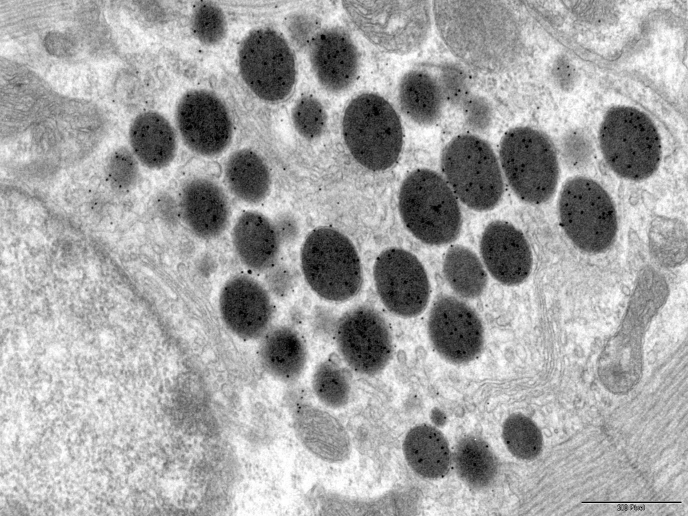
#> input picture images/ANP5.jpg, 1376 x 1032 px (shown at 1/2 size)
$ python detect_conturs_watershed_.py
#> lines starting #> are read from the running program, lines starting #| are printed output that depends on the picture; after the words box and inside, x2 and y2 are one past the last pixel; in counts of white or black regions, pixels touching at a corner belong together
import cv2
import imutils
import pandas

import numpy as np
import pandas as pd

from matplotlib import pyplot as plt


def detect_granulas(path, show=False):
#> called with path = 'images/ANP5.jpg', show = False
    granulas_data = {}
    img = cv2.imread(path)
#> img is the input picture: shape (1032, 1376, 3); min 0, max 255, mean 164.1
    # if img.shape[1] > 600:
    #     img = imutils.resize(img, width=600)
    gray = cv2.cvtColor(img, cv2.COLOR_BGR2GRAY)
    img_source = gray.copy()

    ret, thresh = cv2.threshold(gray, 0, 255, cv2.THRESH_BINARY_INV + cv2.THRESH_OTSU)
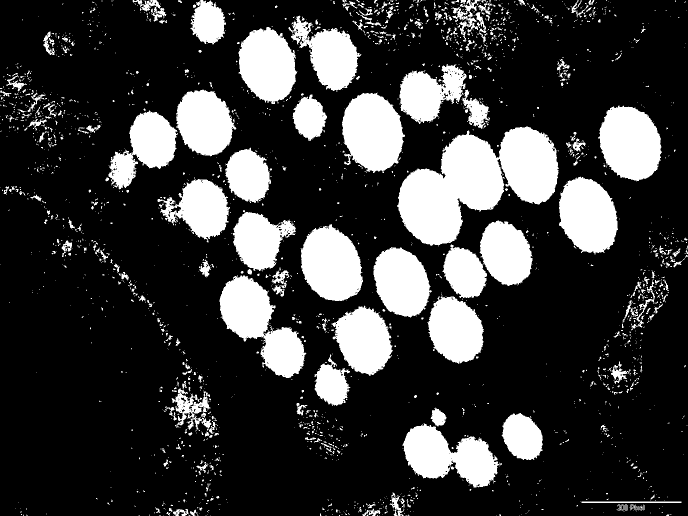
#> thresh: shape (1032, 1376) (shown at 1/2 size); 22.4% white; 2413 white regions (2092 under 20 px), largest, box (x1, y1, x2, y2) and area: (794, 253, 1118, 492) 42873, (439, 551, 613, 756) 16627, (684, 185, 810, 346) 14938
#> ret = 132

    # noise removal
    kernel = np.ones((3, 3), np.uint8)
    opening = cv2.morphologyEx(thresh, cv2.MORPH_OPEN, kernel, iterations=10)
#> opening: shape (1032, 1376); 18.5% white; 29 white regions, largest, box (x1, y1, x2, y2) and area: (798, 270, 1006, 488) 28385, (686, 188, 805, 341) 14553, (1200, 214, 1321, 359) 14123

    # sure background area
    sure_bg = cv2.dilate(opening, kernel, iterations=3)
#> sure_bg: shape (1032, 1376); 21.1% white; 25 white regions, largest, box (x1, y1, x2, y2) and area: (795, 252, 1118, 491) 46388, (886, 444, 1065, 596) 18285, (438, 552, 609, 754) 17961
    # Finding sure foreground area
    dist_transform = cv2.distanceTransform(opening, cv2.DIST_L2, 5)
    ret, sure_fg = cv2.threshold(dist_transform, 0.5 * dist_transform.max(), 255, 0)
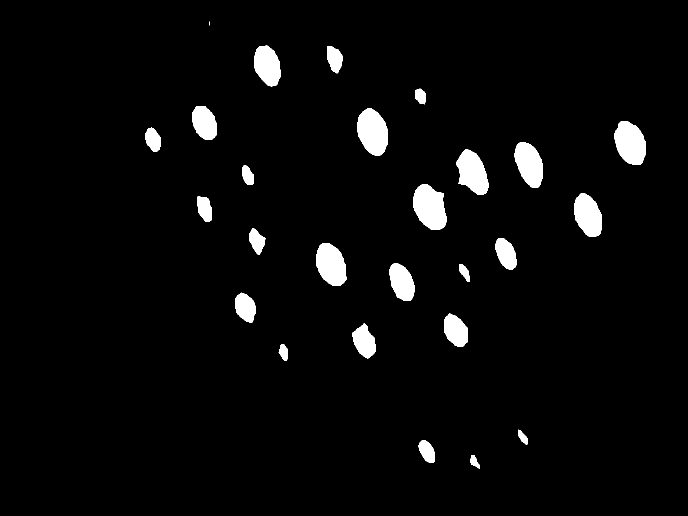
#> sure_fg: shape (1032, 1376) float32 (shown at 1/2 size); 3.7% white; 26 white regions (1 under 20 px), largest, box (x1, y1, x2, y2) and area: (827, 369, 893, 459) 4496, (715, 217, 776, 312) 4344, (1229, 243, 1292, 330) 4116
#> ret = 29.66
    # Finding unknown region
    sure_fg = np.uint8(sure_fg)
    unknown = cv2.subtract(sure_bg, sure_fg)
#> unknown: shape (1032, 1376); 17.4% white; 25 white regions, largest, box (x1, y1, x2, y2) and area: (795, 252, 1118, 491) 34284, (886, 444, 1065, 596) 15971, (438, 552, 609, 754) 15718

    # Marker labelling
    ret, markers = cv2.connectedComponents(sure_fg)
#> markers: shape (1032, 1376) int32; 27 distinct labels, from 0 to 26
#> ret = 27
    print('ret', ret)
#| ret 27
    # Add one to all labels so that sure background is not 0, but 1
    markers = markers + 1
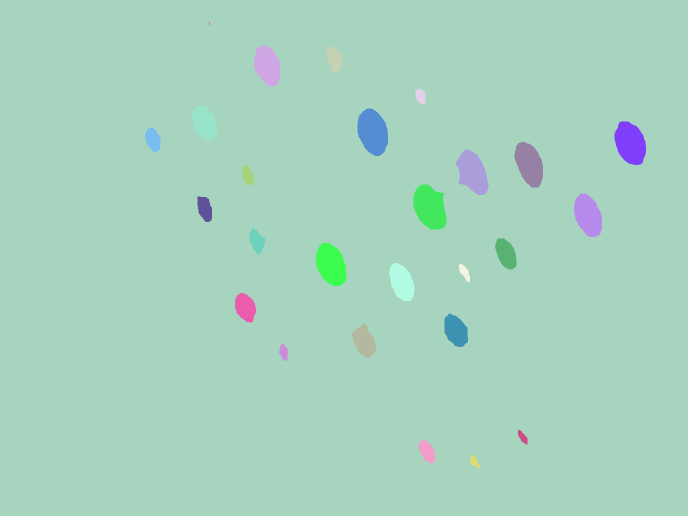
#> markers: shape (1032, 1376) int32 (shown at 1/2 size); 27 distinct labels, from 1 to 27; one colour per label, 0 black
    # Now, mark the region of unknown with zero
    markers[unknown == 255] = 0
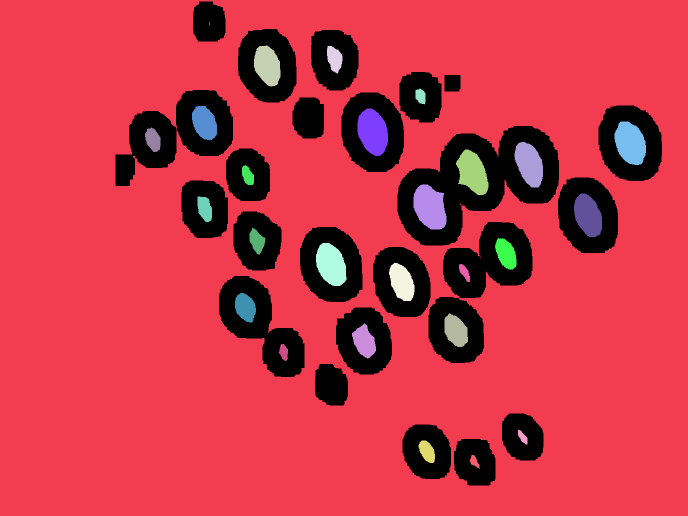
#> markers: shape (1032, 1376) int32 (shown at 1/2 size); 28 distinct labels, from 0 to 27; one colour per label, 0 black
    markers = cv2.watershed(img, markers)
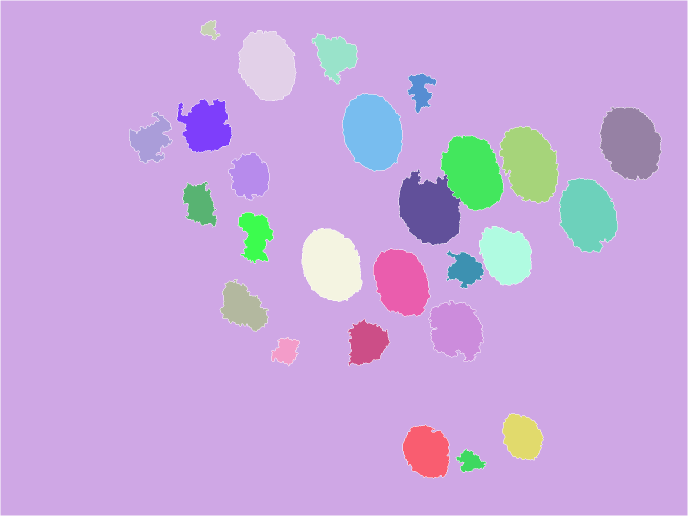
#> markers: shape (1032, 1376) int32 (shown at 1/2 size); 28 distinct labels, from -1 to 27; one colour per label, 0 black, -1 white
    img[markers == -1] = [255, 0, 0]
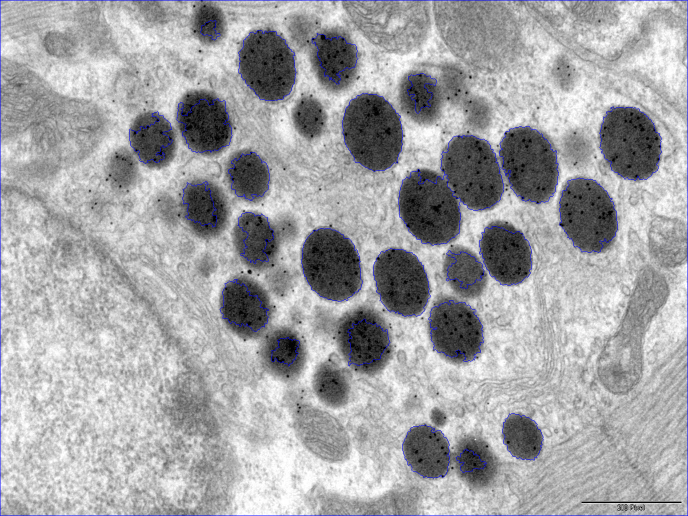
#> img: shape (1032, 1376, 3) (shown at 1/2 size); 1.01% of pixels changed, all inside (x1, y1, x2, y2) = (0, 0, 1376, 1032)

    def init_default_region_property(n):
#> called with n = 27
        prop = list()
        for _ in range(0, n + 1):
            prop.append(0)
#> after the loop, prop = 28 values from 0 to 0
        return prop

    squares_regions = init_default_region_property(ret)
#> squares_regions = 28 values from 0 to 0
    contrasts_regions = init_default_region_property(ret)
#> contrasts_regions = 28 values from 0 to 0

    for i_label in range(1, ret + 1):
        region_matrix = markers == i_label
        for i in range(0, len(region_matrix)):
            x = region_matrix[i]
            for point_index in range(0, len(x)):
                if x[point_index]:
                    squares_regions[i_label] += 1
                    contrasts_regions[i_label] += img_source[i, point_index]
#> this loop made 27 passes
#> pass 3, in detect_granulas, `region_matrix = markers == i_label`:
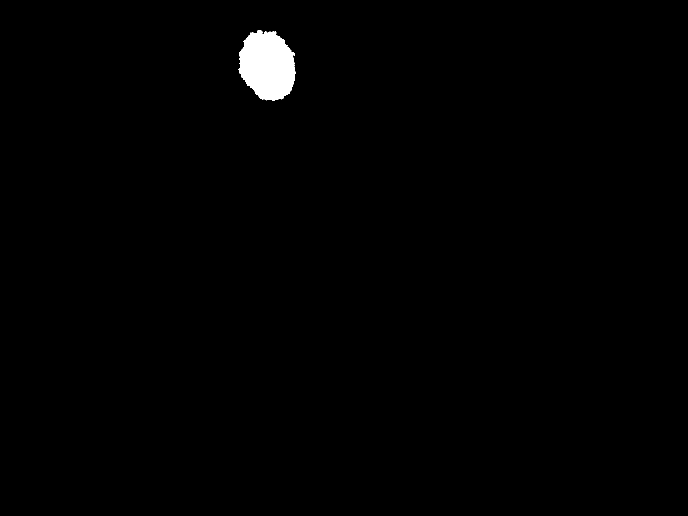
#> region_matrix: shape (1032, 1376) bool (shown at 1/2 size); 0.85% white; 1 white region, box (x1, y1, x2, y2) and area: (477, 61, 592, 201) 12114
#> after the loop, contrasts_regions = 28 values, max 218895776 at index 1, min 0 at index 0, mean 8258057.1; squares_regions = 28 values, max 1203982 at index 1, min 0 at index 0, mean 50202.8

    for i in range(1, len(contrasts_regions)):
        contrasts_regions[i] = contrasts_regions[i] / squares_regions[i]
#> after the loop, contrasts_regions = 28 values, max 181.8 at index 1, min 0 at index 0, mean 61.93

    for i in range(2, len(contrasts_regions)):
        contrasts_regions[i] = contrasts_regions[i] / contrasts_regions[1]
#> this loop made 26 passes
#> after the loop, contrasts_regions = 28 values, max 181.8 at index 1, min 0 at index 0, mean 6.8

    granulas_data['contrast'] = contrasts_regions
    granulas_data['square'] = squares_regions

    granulas_table = pd.DataFrame(granulas_data)
#> granulas_table = table of 28 rows and 2 columns

    if show:
        print("Contrast regions")
        print(contrasts_regions)

        print("Square regions")
        print(squares_regions)

        cv2.imshow('wtf', img)

        cv2.waitKey(0)

    return img, granulas_table


if __name__ == '__main__':
    gran_image , table = detect_granulas('images/ANP5.jpg', False)
#> table = table of 28 rows and 2 columns
    print(table)
#> (printed output is left out)

$ run again, with images/BNP12.jpg copied over images/ANP5.jpg
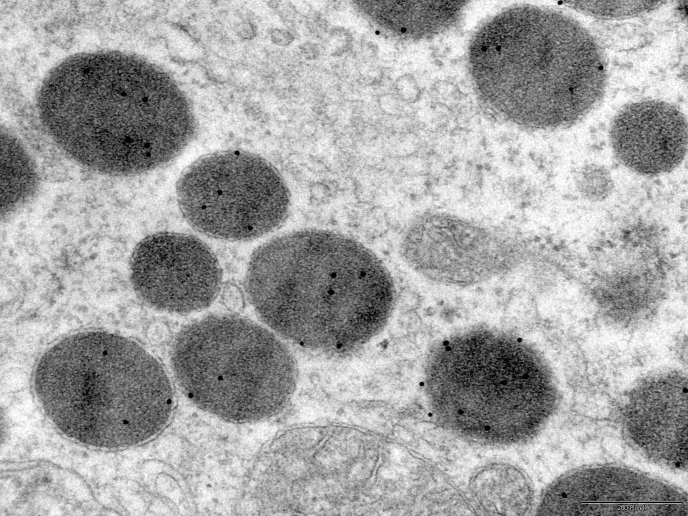
#> input picture images/BNP12.jpg, 1376 x 1032 px (shown at 1/2 size)
#> in detect_granulas, img is the input picture: shape (1032, 1376, 3); min 0, max 255, mean 164.6
#> in detect_granulas, `ret, thresh = cv2.threshold(gray, 0, 255, cv2.THRESH_BINARY_INV + cv2...`:
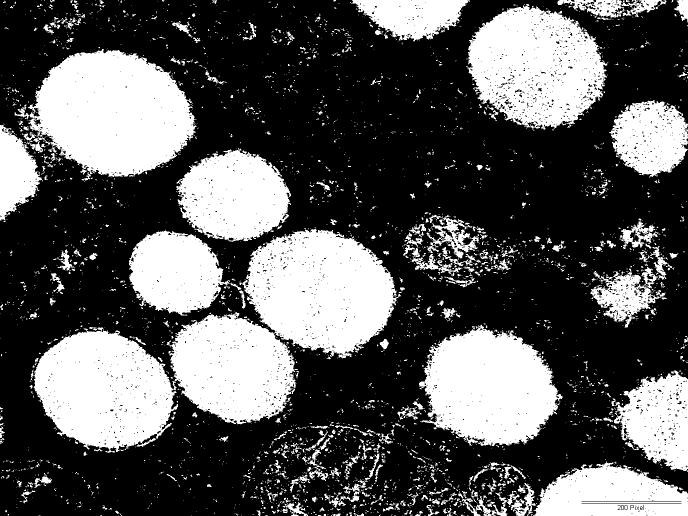
#> thresh: shape (1032, 1376) (shown at 1/2 size); 35.1% white; 3674 white regions (3243 under 20 px), largest, box (x1, y1, x2, y2) and area: (67, 458, 802, 906) 145278, (56, 98, 393, 354) 60555, (932, 8, 1215, 260) 48148
#> in detect_granulas, `ret, thresh = cv2.threshold(gray, 0, 255, cv2.THRESH_BINARY_INV + cv2...`: ret = 149
#> opening: shape (1032, 1376); 21.1% white; 31 white regions, largest, box (x1, y1, x2, y2) and area: (76, 107, 383, 348) 55588, (864, 666, 1112, 882) 40647, (585, 467, 785, 695) 27696
#> sure_bg: shape (1032, 1376); 23.9% white; 20 white regions, largest, box (x1, y1, x2, y2) and area: (345, 464, 788, 841) 75642, (73, 104, 386, 351) 58966, (861, 663, 1115, 885) 43948
#> in detect_granulas, `ret, sure_fg = cv2.threshold(dist_transform, 0.5 * dist_transform.max(..`: ret = 28.76
#> unknown: shape (1032, 1376); 22.3% white; 20 white regions, largest, box (x1, y1, x2, y2) and area: (345, 464, 788, 841) 72821, (73, 104, 386, 351) 51704, (67, 661, 336, 893) 38150
#> in detect_granulas, `ret, markers = cv2.connectedComponents(sure_fg)`: ret = 19
#| ret 19
#> img: shape (1032, 1376, 3); 0.76% of pixels changed, all inside (x1, y1, x2, y2) = (0, 0, 1376, 1032)
#> in detect_granulas, `squares_regions = init_default_region_property(ret)`: squares_regions = [0, 0, 0, 0, 0, 0, 0, 0, 0, 0, 0, 0, 0, 0, 0, 0, 0, 0, 0, 0]
#> in detect_granulas, `contrasts_regions = init_default_region_property(ret)`: contrasts_regions has the same summary as squares_regions
#> the loop in detect_granulas, `for i_label in range(1, ret + 1):` made 19 passes
#> pass 1, in detect_granulas, `region_matrix = markers == i_label`:
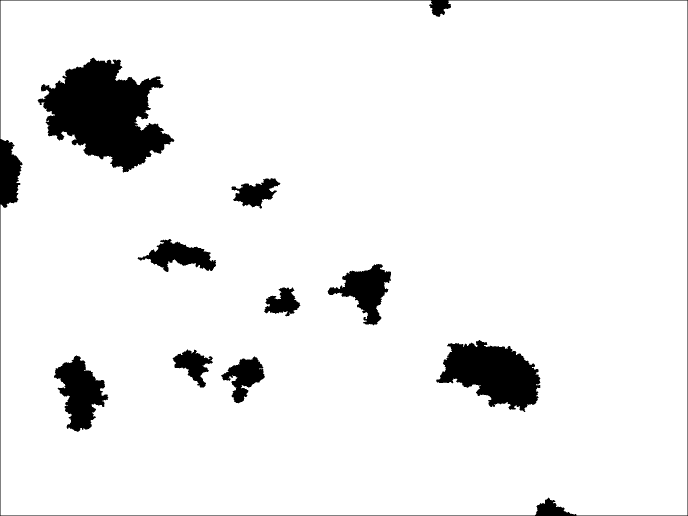
#> region_matrix: shape (1032, 1376) bool (shown at 1/2 size); 93.1% white; 10 black regions, largest, box (x1, y1, x2, y2) and area: (75, 115, 349, 345) 35107, (872, 680, 1081, 824) 17826, (0, 0, 1376, 1032) 11478
#> after the loop in detect_granulas, `for i_label in range(1, ret + 1):`: contrasts_regions = [0, 226170227, 64831, 100717, 318407, 495766, 89297, 1357617, 22972, 629, 296151, 216666, 342529, 483983, 181391, 994850, 226984, 324437, 644986, 123117]; squares_regions = [0, 1322355, 836, 1810, 4320, 6949, 1127, 18736, 275, 9, 4049, 2762, 4558, 6504, 2129, 17028, 2578, 3579, 8316, 1324]
#> the loop in detect_granulas, `for i in range(1, len(contrasts_regions)):` made 19 passes
#> after the loop in detect_granulas, `for i in range(1, len(contrasts_regions)):`: contrasts_regions = [0, 171, 77.55, 55.64, 73.71, 71.34, 79.23, 72.46, 83.53, 69.89, 73.14, 78.45, 75.15, 74.41, 85.2, 58.42, 88.05, 90.65, 77.56, 92.99]
#> the loop in detect_granulas, `for i in range(2, len(contrasts_regions)):` made 18 passes
#> after the loop in detect_granulas, `for i in range(2, len(contrasts_regions)):`: contrasts_regions = [0, 171, 0.453, 0.325, 0.431, 0.417, 0.463, 0.424, 0.488, 0.409, 0.428, 0.459, 0.439, 0.435, 0.498, 0.342, 0.515, 0.53, 0.453, 0.544]
#> granulas_table = table of 20 rows and 2 columns
#> (printed output is left out)
